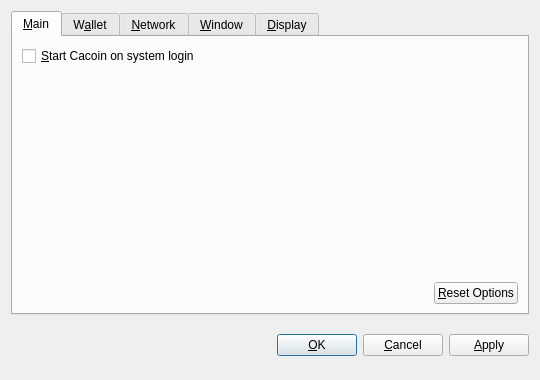
<?xml version="1.0" encoding="UTF-8"?>
<ui version="4.0">
 <class>OptionsDialog</class>
 <widget class="QDialog" name="OptionsDialog">
  <property name="geometry">
   <rect>
    <x>0</x>
    <y>0</y>
    <width>540</width>
    <height>380</height>
   </rect>
  </property>
  <property name="windowTitle">
   <string>Options</string>
  </property>
  <property name="modal">
   <bool>true</bool>
  </property>
  <layout class="QVBoxLayout" name="verticalLayout">
   <item>
    <widget class="QTabWidget" name="tabWidget">
     <property name="tabPosition">
      <enum>QTabWidget::North</enum>
     </property>
     <property name="currentIndex">
      <number>0</number>
     </property>
     <widget class="QWidget" name="tabMain">
      <attribute name="title">
       <string>&amp;Main</string>
      </attribute>
      <layout class="QVBoxLayout" name="verticalLayout_Main">
       <item>
        <widget class="QCheckBox" name="bitcoinAtStartup">
         <property name="toolTip">
          <string>Automatically start Cacoin after logging in to the system.</string>
         </property>
         <property name="text">
          <string>&amp;Start Cacoin on system login</string>
         </property>
        </widget>
       </item>
       <item>
        <spacer name="verticalSpacer_Main">
         <property name="orientation">
          <enum>Qt::Vertical</enum>
         </property>
         <property name="sizeHint" stdset="0">
          <size>
           <width>20</width>
           <height>40</height>
          </size>
         </property>
        </spacer>
       </item>
       <item>
        <layout class="QHBoxLayout" name="horizontalLayout_2_Main">
         <item>
          <spacer name="horizontalSpacer_2_Main">
           <property name="orientation">
            <enum>Qt::Horizontal</enum>
           </property>
           <property name="sizeHint" stdset="0">
            <size>
             <width>40</width>
             <height>20</height>
            </size>
           </property>
          </spacer>
         </item>
         <item>
          <widget class="QPushButton" name="resetButton">
           <property name="toolTip">
            <string>Reset all client options to default.</string>
           </property>
           <property name="text">
            <string>&amp;Reset Options</string>
           </property>
           <property name="autoDefault">
            <bool>false</bool>
           </property>
          </widget>
         </item>
        </layout>
       </item>
      </layout>
     </widget>
     <widget class="QWidget" name="tabWallet">
      <attribute name="title">
       <string>W&amp;allet</string>
      </attribute>
      <layout class="QVBoxLayout" name="verticalLayout_Network">
       <item>
        <widget class="QLabel" name="transactionFeeInfoLabel">
         <property name="text">
          <string>Optional transaction fee per kB that helps make sure your transactions are processed quickly. Most transactions are 1 kB.</string>
         </property>
         <property name="textFormat">
          <enum>Qt::PlainText</enum>
         </property>
         <property name="wordWrap">
          <bool>true</bool>
         </property>
        </widget>
       </item>
       <item>
        <layout class="QHBoxLayout" name="horizontalLayout_1_Main">
         <item>
          <widget class="QLabel" name="transactionFeeLabel">
           <property name="text">
            <string>Pay transaction &amp;fee</string>
           </property>
           <property name="textFormat">
            <enum>Qt::PlainText</enum>
           </property>
           <property name="buddy">
            <cstring>transactionFee</cstring>
           </property>
          </widget>
         </item>
         <item>
          <widget class="BitcoinAmountField" name="transactionFee"/>
         </item>
         <item>
          <spacer name="horizontalSpacer_1_Main">
           <property name="orientation">
            <enum>Qt::Horizontal</enum>
           </property>
           <property name="sizeHint" stdset="0">
            <size>
             <width>40</width>
             <height>20</height>
            </size>
           </property>
          </spacer>
         </item>
        </layout>
       </item>
       <item>
        <widget class="QLabel" name="label">
         <property name="text">
          <string>If you disable the spending of unconfirmed change, the change from a transaction cannot be used until that transaction has at least one confirmation. This also affects how your balance is computed.</string>
         </property>
         <property name="wordWrap">
          <bool>true</bool>
         </property>
        </widget>
       </item>
       <item>
        <widget class="QCheckBox" name="spendZeroConfChange">
         <property name="text">
          <string>Spend unconfirmed change  (experts only)</string>
         </property>
        </widget>
       </item>
       <item>
        <spacer name="verticalSpacer">
         <property name="orientation">
          <enum>Qt::Vertical</enum>
         </property>
         <property name="sizeHint" stdset="0">
          <size>
           <width>20</width>
           <height>40</height>
          </size>
         </property>
        </spacer>
       </item>
      </layout>
     </widget>
     <widget class="QWidget" name="tabNetwork">
      <attribute name="title">
       <string>&amp;Network</string>
      </attribute>
      <layout class="QVBoxLayout" name="verticalLayout_Network">
       <item>
        <widget class="QCheckBox" name="mapPortUpnp">
         <property name="toolTip">
          <string>Automatically open the Cacoin client port on the router. This only works when your router supports UPnP and it is enabled.</string>
         </property>
         <property name="text">
          <string>Map port using &amp;UPnP</string>
         </property>
        </widget>
       </item>
       <item>
        <widget class="QCheckBox" name="connectSocks">
         <property name="toolTip">
          <string>Connect to the Cacoin network through a SOCKS proxy (e.g. when connecting through Tor).</string>
         </property>
         <property name="text">
          <string>&amp;Connect through SOCKS proxy:</string>
         </property>
        </widget>
       </item>
       <item>
        <layout class="QHBoxLayout" name="horizontalLayout_Network">
         <item>
          <widget class="QLabel" name="proxyIpLabel">
           <property name="text">
            <string>Proxy &amp;IP:</string>
           </property>
           <property name="textFormat">
            <enum>Qt::PlainText</enum>
           </property>
           <property name="buddy">
            <cstring>proxyIp</cstring>
           </property>
          </widget>
         </item>
         <item>
          <widget class="QValidatedLineEdit" name="proxyIp">
           <property name="maximumSize">
            <size>
             <width>140</width>
             <height>16777215</height>
            </size>
           </property>
           <property name="toolTip">
            <string>IP address of the proxy (e.g. 127.0.0.1)</string>
           </property>
          </widget>
         </item>
         <item>
          <widget class="QLabel" name="proxyPortLabel">
           <property name="text">
            <string>&amp;Port:</string>
           </property>
           <property name="textFormat">
            <enum>Qt::PlainText</enum>
           </property>
           <property name="buddy">
            <cstring>proxyPort</cstring>
           </property>
          </widget>
         </item>
         <item>
          <widget class="QLineEdit" name="proxyPort">
           <property name="maximumSize">
            <size>
             <width>55</width>
             <height>16777215</height>
            </size>
           </property>
           <property name="toolTip">
            <string>Port of the proxy (e.g. 9050)</string>
           </property>
          </widget>
         </item>
         <item>
          <widget class="QLabel" name="socksVersionLabel">
           <property name="text">
            <string>SOCKS &amp;Version:</string>
           </property>
           <property name="textFormat">
            <enum>Qt::PlainText</enum>
           </property>
           <property name="buddy">
            <cstring>socksVersion</cstring>
           </property>
          </widget>
         </item>
         <item>
          <widget class="QValueComboBox" name="socksVersion">
           <property name="toolTip">
            <string>SOCKS version of the proxy (e.g. 5)</string>
           </property>
          </widget>
         </item>
         <item>
          <spacer name="horizontalSpacer_Network">
           <property name="orientation">
            <enum>Qt::Horizontal</enum>
           </property>
           <property name="sizeHint" stdset="0">
            <size>
             <width>40</width>
             <height>20</height>
            </size>
           </property>
          </spacer>
         </item>
        </layout>
       </item>
       <item>
        <spacer name="verticalSpacer_Network">
         <property name="orientation">
          <enum>Qt::Vertical</enum>
         </property>
         <property name="sizeHint" stdset="0">
          <size>
           <width>20</width>
           <height>40</height>
          </size>
         </property>
        </spacer>
       </item>
      </layout>
     </widget>
     <widget class="QWidget" name="tabWindow">
      <attribute name="title">
       <string>&amp;Window</string>
      </attribute>
      <layout class="QVBoxLayout" name="verticalLayout_Window">
       <item>
        <widget class="QCheckBox" name="minimizeToTray">
         <property name="toolTip">
          <string>Show only a tray icon after minimizing the window.</string>
         </property>
         <property name="text">
          <string>&amp;Minimize to the tray instead of the taskbar</string>
         </property>
        </widget>
       </item>
       <item>
        <widget class="QCheckBox" name="minimizeOnClose">
         <property name="toolTip">
          <string>Minimize instead of exit the application when the window is closed. When this option is enabled, the application will be closed only after selecting Quit in the menu.</string>
         </property>
         <property name="text">
          <string>M&amp;inimize on close</string>
         </property>
        </widget>
       </item>
       <item>
        <spacer name="verticalSpacer_Window">
         <property name="orientation">
          <enum>Qt::Vertical</enum>
         </property>
         <property name="sizeHint" stdset="0">
          <size>
           <width>20</width>
           <height>40</height>
          </size>
         </property>
        </spacer>
       </item>
      </layout>
     </widget>
     <widget class="QWidget" name="tabDisplay">
      <attribute name="title">
       <string>&amp;Display</string>
      </attribute>
      <layout class="QVBoxLayout" name="verticalLayout_Display">
       <item>
        <layout class="QHBoxLayout" name="horizontalLayout_1_Display">
         <item>
          <widget class="QLabel" name="langLabel">
           <property name="text">
            <string>User Interface &amp;language:</string>
           </property>
           <property name="textFormat">
            <enum>Qt::PlainText</enum>
           </property>
           <property name="buddy">
            <cstring>lang</cstring>
           </property>
          </widget>
         </item>
         <item>
          <widget class="QValueComboBox" name="lang">
           <property name="toolTip">
            <string>The user interface language can be set here. This setting will take effect after restarting Cacoin.</string>
           </property>
          </widget>
         </item>
        </layout>
       </item>
       <item>
        <layout class="QHBoxLayout" name="horizontalLayout_2_Display">
         <item>
          <widget class="QLabel" name="unitLabel">
           <property name="text">
            <string>&amp;Unit to show amounts in:</string>
           </property>
           <property name="textFormat">
            <enum>Qt::PlainText</enum>
           </property>
           <property name="buddy">
            <cstring>unit</cstring>
           </property>
          </widget>
         </item>
         <item>
          <widget class="QValueComboBox" name="unit">
           <property name="toolTip">
            <string>Choose the default subdivision unit to show in the interface and when sending coins.</string>
           </property>
          </widget>
         </item>
        </layout>
       </item>
       <item>
        <widget class="QCheckBox" name="displayAddresses">
         <property name="toolTip">
          <string>Whether to show Cacoin addresses in the transaction list or not.</string>
         </property>
         <property name="text">
          <string>&amp;Display addresses in transaction list</string>
         </property>
        </widget>
       </item>
       <item>
        <widget class="QCheckBox" name="coinControlFeatures">
         <property name="toolTip">
          <string>Whether to show coin control features or not.</string>
         </property>
         <property name="text">
          <string>Display coin &amp;control features (experts only!)</string>
         </property>
        </widget>
       </item>
       <item>
        <spacer name="verticalSpacer_Display">
         <property name="orientation">
          <enum>Qt::Vertical</enum>
         </property>
         <property name="sizeHint" stdset="0">
          <size>
           <width>20</width>
           <height>40</height>
          </size>
         </property>
        </spacer>
       </item>
      </layout>
     </widget>
    </widget>
   </item>
   <item>
    <layout class="QHBoxLayout" name="horizontalLayout_Buttons">
     <item>
      <spacer name="horizontalSpacer_1">
       <property name="orientation">
        <enum>Qt::Horizontal</enum>
       </property>
       <property name="sizeHint" stdset="0">
        <size>
         <width>40</width>
         <height>48</height>
        </size>
       </property>
      </spacer>
     </item>
     <item>
      <widget class="QLabel" name="statusLabel">
       <property name="font">
        <font>
         <weight>75</weight>
         <bold>true</bold>
        </font>
       </property>
       <property name="text">
        <string/>
       </property>
       <property name="textFormat">
        <enum>Qt::PlainText</enum>
       </property>
       <property name="wordWrap">
        <bool>true</bool>
       </property>
      </widget>
     </item>
     <item>
      <spacer name="horizontalSpacer_2">
       <property name="orientation">
        <enum>Qt::Horizontal</enum>
       </property>
       <property name="sizeHint" stdset="0">
        <size>
         <width>40</width>
         <height>48</height>
        </size>
       </property>
      </spacer>
     </item>
     <item>
      <widget class="QPushButton" name="okButton">
       <property name="text">
        <string>&amp;OK</string>
       </property>
      </widget>
     </item>
     <item>
      <widget class="QPushButton" name="cancelButton">
       <property name="text">
        <string>&amp;Cancel</string>
       </property>
       <property name="autoDefault">
        <bool>false</bool>
       </property>
      </widget>
     </item>
     <item>
      <widget class="QPushButton" name="applyButton">
       <property name="text">
        <string>&amp;Apply</string>
       </property>
       <property name="autoDefault">
        <bool>false</bool>
       </property>
      </widget>
     </item>
    </layout>
   </item>
  </layout>
 </widget>
 <customwidgets>
  <customwidget>
   <class>BitcoinAmountField</class>
   <extends>QSpinBox</extends>
   <header>bitcoinamountfield.h</header>
  </customwidget>
  <customwidget>
   <class>QValueComboBox</class>
   <extends>QComboBox</extends>
   <header>qvaluecombobox.h</header>
  </customwidget>
  <customwidget>
   <class>QValidatedLineEdit</class>
   <extends>QLineEdit</extends>
   <header>qvalidatedlineedit.h</header>
  </customwidget>
 </customwidgets>
 <resources/>
 <connections/>
</ui>
